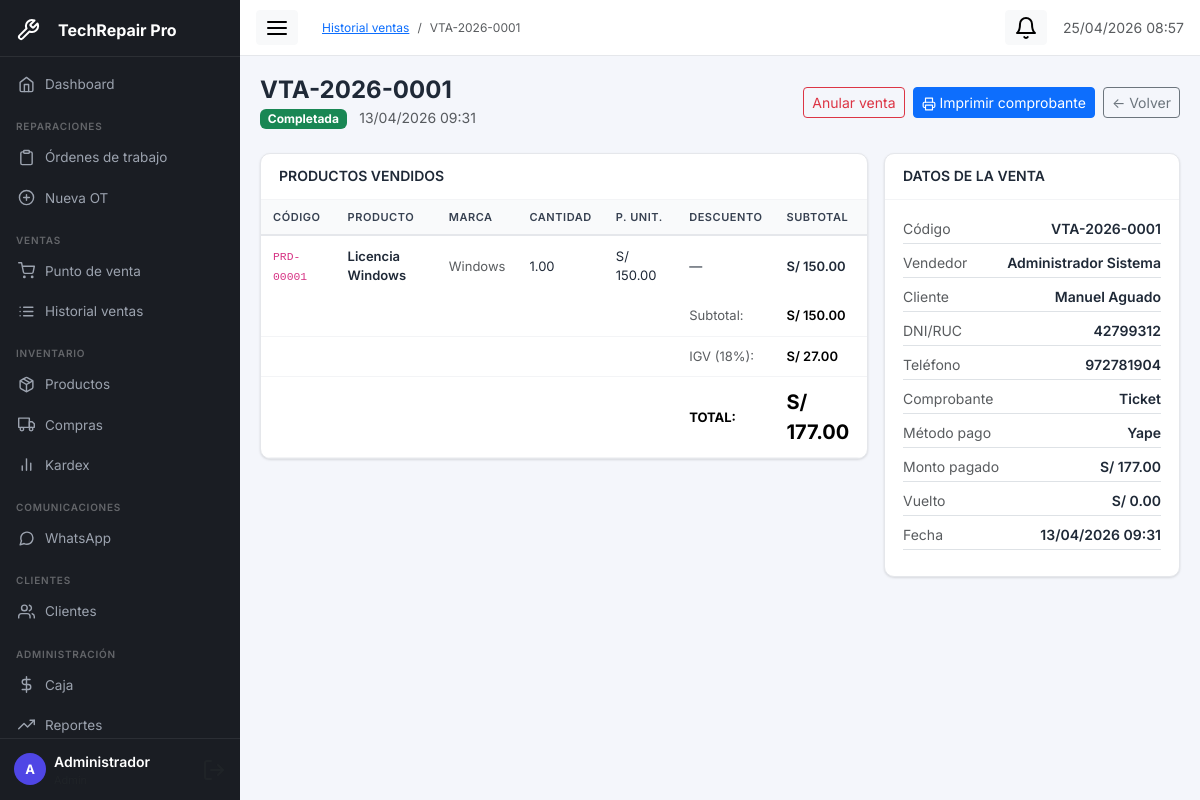
/modules/ventas/detalle.php?id=1 (signed in), run on the app's committed database.
### tables this page shows
CREATE TABLE `ventas`  (
  `id` int UNSIGNED NOT NULL AUTO_INCREMENT,
  `codigo` varchar(20) NOT NULL COMMENT 'VTA-2024-0001',
  `cliente_id` int UNSIGNED NULL DEFAULT NULL,
  `usuario_id` int UNSIGNED NOT NULL,
  `tipo_doc` enum('boleta','factura','ticket','sin_comprobante') NULL DEFAULT 'boleta',
  `serie_doc` varchar(10) NULL DEFAULT NULL,
  `num_doc` varchar(20) NULL DEFAULT NULL,
  `subtotal` decimal(10, 2) NOT NULL DEFAULT 0.00,
  `igv` decimal(10, 2) NOT NULL DEFAULT 0.00,
  `descuento` decimal(10, 2) NOT NULL DEFAULT 0.00,
  `total` decimal(10, 2) NOT NULL DEFAULT 0.00,
  `metodo_pago` enum('efectivo','yape','plin','tarjeta','transferencia','mixto') NOT NULL DEFAULT 'efectivo',
  `monto_pagado` decimal(10, 2) NULL DEFAULT NULL,
  `vuelto` decimal(10, 2) NULL DEFAULT 0.00,
  `estado` enum('completada','anulada','pendiente') NULL DEFAULT 'completada',
  `notas` text NULL,
  `created_at` datetime NOT NULL DEFAULT current_timestamp(),
  PRIMARY KEY (`id`) USING BTREE,
  UNIQUE INDEX `codigo`(`codigo` ASC) USING BTREE,
  INDEX `cliente_id`(`cliente_id` ASC) USING BTREE,
  INDEX `usuario_id`(`usuario_id` ASC) USING BTREE,
  INDEX `idx_fecha`(`created_at` ASC) USING BTREE,
  INDEX `idx_estado`(`estado` ASC) USING BTREE,
  CONSTRAINT `ventas_ibfk_1` FOREIGN KEY (`cliente_id`) REFERENCES `clientes` (`id`) ON DELETE RESTRICT ON UPDATE RESTRICT,
  CONSTRAINT `ventas_ibfk_2` FOREIGN KEY (`usuario_id`) REFERENCES `usuarios` (`id`) ON DELETE RESTRICT ON UPDATE RESTRICT
);

CREATE TABLE `venta_detalle`  (
  `id` int UNSIGNED NOT NULL AUTO_INCREMENT,
  `venta_id` int UNSIGNED NOT NULL,
  `producto_id` int UNSIGNED NOT NULL,
  `cantidad` decimal(10, 2) NOT NULL,
  `precio_unit` decimal(10, 2) NOT NULL,
  `descuento` decimal(10, 2) NULL DEFAULT 0.00,
  `subtotal` decimal(10, 2) NOT NULL,
  PRIMARY KEY (`id`) USING BTREE,
  INDEX `venta_id`(`venta_id` ASC) USING BTREE,
  INDEX `producto_id`(`producto_id` ASC) USING BTREE,
  CONSTRAINT `venta_detalle_ibfk_1` FOREIGN KEY (`venta_id`) REFERENCES `ventas` (`id`) ON DELETE CASCADE ON UPDATE RESTRICT,
  CONSTRAINT `venta_detalle_ibfk_2` FOREIGN KEY (`producto_id`) REFERENCES `productos` (`id`) ON DELETE RESTRICT ON UPDATE RESTRICT
);

CREATE TABLE `productos`  (
  `id` int UNSIGNED NOT NULL AUTO_INCREMENT,
  `codigo` varchar(50) NOT NULL,
  `nombre` varchar(200) NOT NULL,
  `descripcion` text NULL,
  `categoria_id` int UNSIGNED NOT NULL,
  `marca` varchar(100) NULL DEFAULT NULL,
  `modelo` varchar(150) NULL DEFAULT NULL,
  `serial` varchar(100) NULL DEFAULT NULL,
  `ubicacion` varchar(100) NULL DEFAULT NULL COMMENT 'Estante/fila/columna en almacén',
  `precio_costo` decimal(10, 2) NOT NULL DEFAULT 0.00,
  `precio_venta` decimal(10, 2) NOT NULL DEFAULT 0.00,
  `stock_actual` decimal(10, 2) NOT NULL DEFAULT 0.00,
  `stock_minimo` decimal(10, 2) NOT NULL DEFAULT 1.00,
  `stock_maximo` decimal(10, 2) NULL DEFAULT 100.00,
  `unidad` varchar(20) NULL DEFAULT 'unidad',
  `activo` tinyint(1) NOT NULL DEFAULT 1,
  `created_at` datetime NOT NULL DEFAULT current_timestamp(),
  `updated_at` datetime NOT NULL DEFAULT current_timestamp() ON UPDATE CURRENT_TIMESTAMP,
  PRIMARY KEY (`id`) USING BTREE,
  UNIQUE INDEX `codigo`(`codigo` ASC) USING BTREE,
  INDEX `idx_categoria`(`categoria_id` ASC) USING BTREE,
  INDEX `idx_stock_minimo`(`stock_actual` ASC, `stock_minimo` ASC) USING BTREE,
  CONSTRAINT `productos_ibfk_1` FOREIGN KEY (`categoria_id`) REFERENCES `categorias` (`id`) ON DELETE RESTRICT ON UPDATE RESTRICT
);

CREATE TABLE `clientes`  (
  `id` int UNSIGNED NOT NULL AUTO_INCREMENT,
  `codigo` varchar(20) NOT NULL COMMENT 'CLI-0001',
  `tipo` enum('persona','empresa') NOT NULL DEFAULT 'persona',
  `nombre` varchar(200) NOT NULL,
  `ruc_dni` varchar(20) NULL DEFAULT NULL,
  `email` varchar(150) NULL DEFAULT NULL,
  `telefono` varchar(20) NULL DEFAULT NULL,
  `whatsapp` varchar(20) NULL DEFAULT NULL,
  `direccion` text NULL,
  `distrito` varchar(100) NULL DEFAULT NULL,
  `segmento` enum('nuevo','frecuente','empresa','vip') NULL DEFAULT 'nuevo',
  `notas` text NULL,
  `activo` tinyint(1) NOT NULL DEFAULT 1,
  `created_at` datetime NOT NULL DEFAULT current_timestamp(),
  `updated_at` datetime NOT NULL DEFAULT current_timestamp() ON UPDATE CURRENT_TIMESTAMP,
  PRIMARY KEY (`id`) USING BTREE,
  UNIQUE INDEX `codigo`(`codigo` ASC) USING BTREE,
  INDEX `idx_ruc_dni`(`ruc_dni` ASC) USING BTREE,
  INDEX `idx_telefono`(`telefono` ASC) USING BTREE
);

### config/app.php (called while the page is built, shortened)
<?php
function sanitize(string $val): string {
    return htmlspecialchars(trim($val), ENT_QUOTES, 'UTF-8');
}
function formatMoney(float $amount): string {
    return 'S/ ' . number_format($amount, 2, '.', ',');
}
function formatDateTime(string $dt): string {
    return date('d/m/Y H:i', strtotime($dt));
}

### modules/ventas/detalle.php (the view, shortened to what this page needs)
<?php
require_once __DIR__ . '/../../config/app.php';
$db = getDB();
$id     = (int)($_GET['id']     ?? 0);
$venta = $db->prepare("
    SELECT v.*, c.nombre as cliente_nombre, c.ruc_dni, c.telefono,
           CONCAT(u.nombre,' ',u.apellido) as vendedor_nombre
    FROM ventas v
    LEFT JOIN clientes c ON c.id=v.cliente_id
    JOIN usuarios u ON u.id=v.usuario_id
    WHERE v.id=?");
$venta->execute([$id]);
$venta = $venta->fetch();
$detalle = $db->prepare("
    SELECT vd.*, p.nombre as prod_nombre, p.codigo as prod_codigo, p.marca
    FROM venta_detalle vd
    JOIN productos p ON p.id=vd.producto_id
    WHERE vd.venta_id=? ORDER BY vd.id");
$detalle->execute([$id]);
$detalle = $detalle->fetchAll();
require_once __DIR__ . '/../../includes/header.php';
?>
<div class="d-flex justify-content-between align-items-center mb-4">
  <div>
    <h4 class="fw-bold mb-0"><?= sanitize($venta['codigo']) ?></h4>
    <span class="badge bg-<?= $venta['estado']==='completada'?'success':($venta['estado']==='anulada'?'danger':'warning') ?>"><?= ucfirst($venta['estado']) ?></span>
    <span class="text-muted small ms-2"><?= formatDateTime($venta['created_at']) ?></span>
  </div>
  <div class="d-flex gap-2">
    <?php if($venta['estado']==='completada'): ?>
    <form method="POST" class="d-inline">
      <button type="submit" class="btn btn-outline-danger btn-sm"
              data-confirm="¿Anular esta venta? Se restaurará el stock.">Anular venta</button>
    </form>
    <?php endif; ?>
    <a href="<?= BASE_URL ?>modules/ventas/ticket.php?id=<?= $id ?>" target="_blank" class="btn btn-primary btn-sm">
      <i data-feather="printer" style="width:14px;height:14px"></i> Imprimir comprobante
    </a>
    <a href="<?= BASE_URL ?>modules/ventas/index.php" class="btn btn-outline-secondary btn-sm">← Volver</a>
  </div>
</div>
<div class="row g-3">
  <div class="col-lg-8">
    <div class="tr-card mb-3">
      <div class="tr-card-header"><h6 class="mb-0 small fw-semibold">PRODUCTOS VENDIDOS</h6></div>
      <div class="tr-card-body p-0">
        <table class="tr-table">
          <thead><tr><th>Código</th><th>Producto</th><th>Marca</th><th>Cantidad</th><th>P. Unit.</th><th>Descuento</th><th>Subtotal</th></tr></thead>
          <tbody>
            <?php foreach($detalle as $d): ?>
            <tr>
              <td><code class="small"><?= sanitize($d['prod_codigo']) ?></code></td>
              <td class="fw-semibold"><?= sanitize($d['prod_nombre']) ?></td>
              <td class="small text-muted"><?= sanitize($d['marca'] ?? '—') ?></td>
              <td><?= number_format($d['cantidad'],2) ?></td>
              <td><?= formatMoney($d['precio_unit']) ?></td>
              <td><?= ($d['descuento']??0)>0 ? formatMoney($d['descuento']) : '—' ?></td>
              <td class="fw-semibold"><?= formatMoney($d['subtotal']) ?></td>
            </tr>
            <?php endforeach; ?>
          </tbody>
          <tfoot>
            <tr class="table-light">
              <td colspan="5"></td>
              <td class="small text-muted">Subtotal:</td>
              <td class="fw-semibold"><?= formatMoney($venta['subtotal']) ?></td>
            </tr>
            <tr class="table-light">
              <td colspan="5"></td>
              <td class="small text-muted">IGV (18%):</td>
              <td class="fw-semibold"><?= formatMoney($venta['igv']) ?></td>
            </tr>
            <tr class="table-warning">
              <td colspan="5"></td>
              <td class="fw-bold">TOTAL:</td>
              <td class="fw-bold fs-5"><?= formatMoney($venta['total']) ?></td>
            </tr>
          </tfoot>
        </table>
      </div>
    </div>
  </div>
  <div class="col-lg-4">
    <div class="tr-card">
      <div class="tr-card-header"><h6 class="mb-0 small fw-semibold">DATOS DE LA VENTA</h6></div>
      <div class="tr-card-body">
        <?php $rows = [
            'Código'       => $venta['codigo'],
            'Vendedor'     => $venta['vendedor_nombre'],
            'Cliente'      => $venta['cliente_nombre'] ?? '— Consumidor final —',
            'DNI/RUC'      => $venta['ruc_dni']    ?? '—',
            'Teléfono'     => $venta['telefono']   ?? '—',
            'Comprobante'  => ucfirst($venta['tipo_doc']),
            'Método pago'  => ucfirst($venta['metodo_pago']),
            'Monto pagado' => formatMoney($venta['monto_pagado'] ?? $venta['total']),
            'Vuelto'       => formatMoney($venta['vuelto'] ?? 0),
            'Fecha'        => formatDateTime($venta['created_at']),
        ];
        foreach($rows as $label => $val): ?>
        <div class="d-flex justify-content-between small mb-2 pb-1 border-bottom">
          <span class="text-muted"><?= $label ?></span>
          <span class="fw-semibold text-end"><?= sanitize((string)$val) ?></span>
        </div>
        <?php endforeach; ?>
      </div>
    </div>
  </div>
</div>
<?php require_once __DIR__ . '/../../includes/footer.php'; ?>

### assets/css/app.css (style rules this page uses)
:root { --sidebar-w: 240px; --sidebar-bg: #1a1d23; --sidebar-text: #9ca3af; --topbar-h: 56px; --primary: #4f46e5; --primary-lt: #eef2ff; --radius: 10px; --shadow: 0 1px 3px rgba(0,0,0,.08), 0 1px 2px rgba(0,0,0,.05); --shadow-md: 0 4px 16px rgba(0,0,0,.10); }
*, *::before, *::after { box-sizing: border-box; }
body.tr-body { margin: 0; font-family: 'Inter', system-ui, -apple-system, sans-serif; background: #f4f6fb; color: #1f2937; -webkit-text-size-adjust: 100%; }
.tr-card { background: #fff; border-radius: var(--radius); box-shadow: var(--shadow); border: 1px solid #e5e7eb; }
.tr-card-header { padding: 14px 18px; border-bottom: 1px solid #f3f4f6; display: flex; align-items: center; justify-content: space-between; flex-wrap: wrap; gap: 8px; }
.tr-card-body { padding: 18px; }
.tr-table { width: 100%; border-collapse: collapse; min-width: 500px; }
.tr-table th { background: #f9fafb; color: #374151; font-weight: 600; font-size: 11px; text-transform: uppercase; letter-spacing: .05em; padding: 9px 12px; border-bottom: 2px solid #e5e7eb; white-space: nowrap; }
.tr-table td { padding: 10px 12px; border-bottom: 1px solid #f3f4f6; font-size: 13px; vertical-align: middle; }
.tr-table tbody tr:last-child td { border-bottom: none; }

### data on the page
ventas: codigo "VTA-2026-0001", estado "Completada", created_at "13/04/2026 09:31", subtotal "S/ 150.00", igv "S/ 27.00", total "S/ 177.00", cliente.nombre "Manuel Aguado", cliente.ruc_dni "42799312", cliente.telefono "972781904"
venta_detalle: producto.codigo "PRD-00001", producto.nombre "Licencia Windows", producto.marca "Windows", cantidad "1.00", precio_unit "S/ 150.00", subtotal "S/ 150.00"

### other printed values
APP_NAME "TechRepair Pro"
substr($u['nombre'],0,1) "A"
$u['nombre'] "Administrador"
$item['label'] "Historial ventas"
$item['label'] "VTA-2026-0001"
$label "Código"
$label "Vendedor"
$val "Administrador Sistema"
$label "Cliente"
$label "DNI/RUC"
$label "Teléfono"
$label "Comprobante"
$val "Ticket"
$label "Método pago"
$val "Yape"
